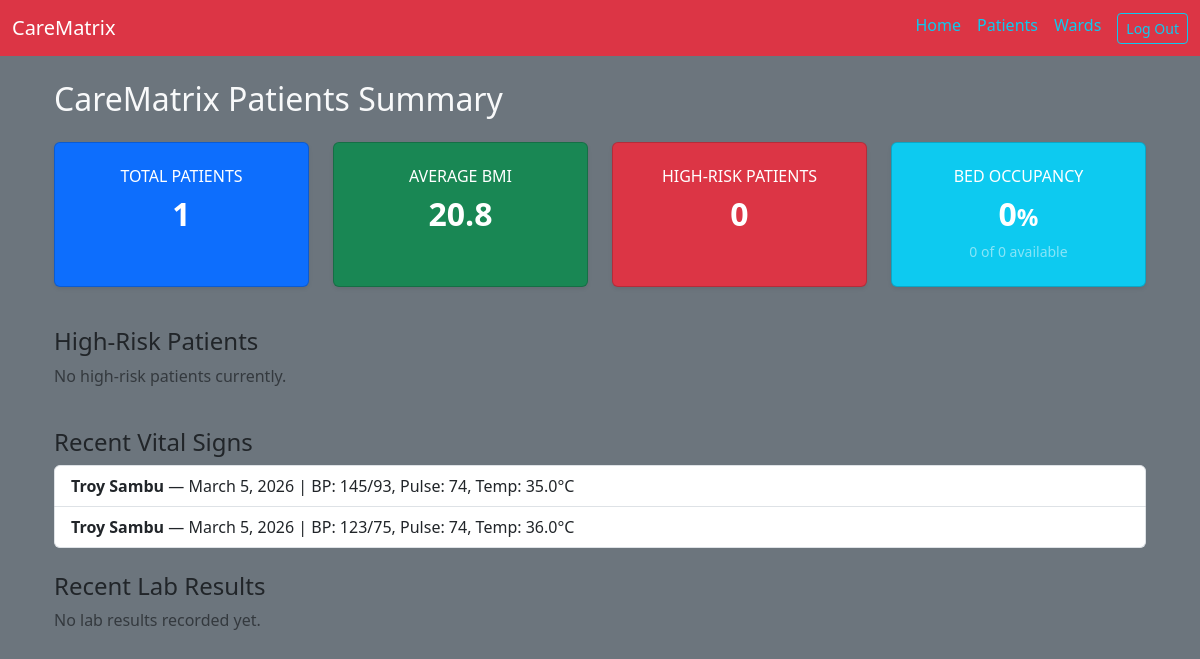
The app's page /dashboard/ (signed in), older data.
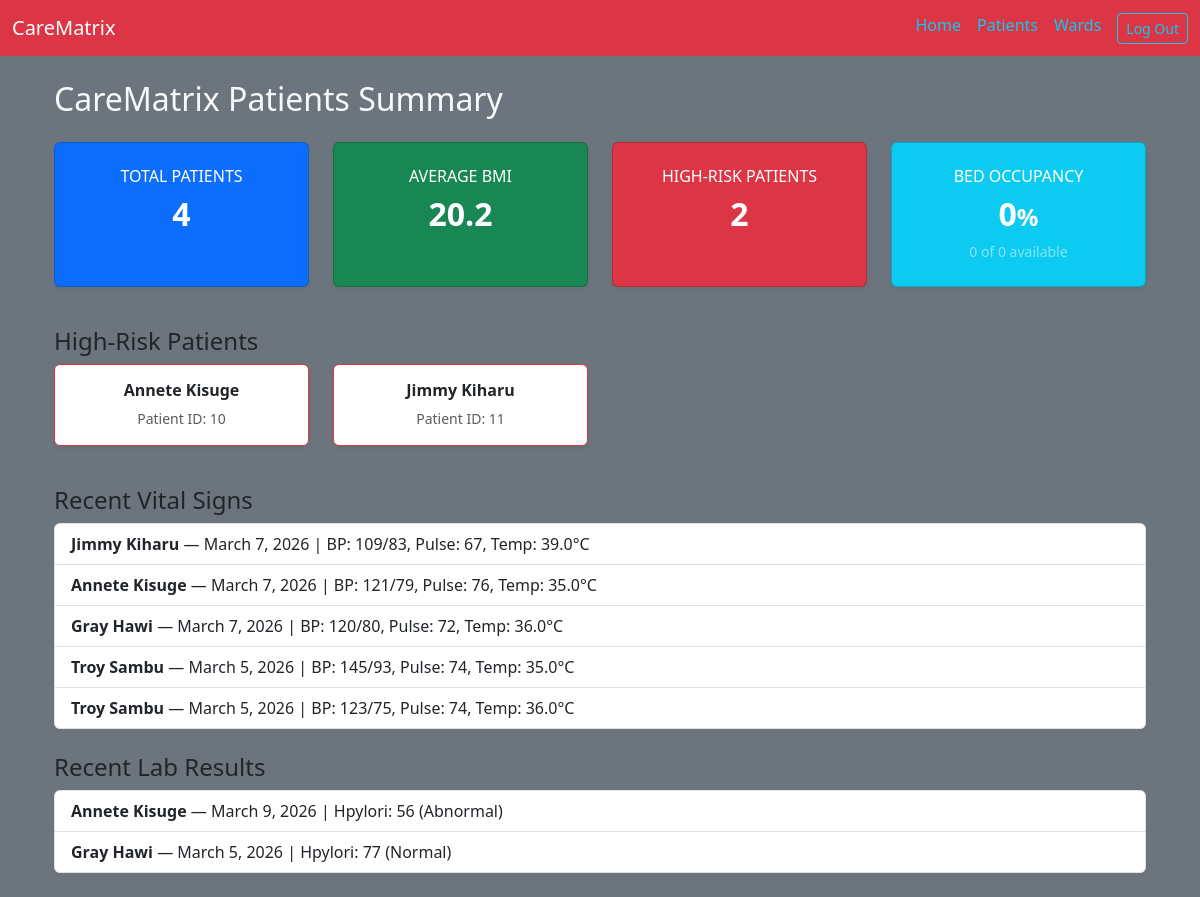
The same page, newer data.
### patients/models.py (models this page shows, shortened)
class VitalSign(models.Model):
    patient = models.ForeignKey(Patient, related_name='vitals', on_delete=models.CASCADE)
    weight = models.FloatField()
    height = models.FloatField()
    blood_pressure_systolic = models.IntegerField()
    blood_pressure_diastolic = models.IntegerField()
    pulse = models.IntegerField()
    temperature = models.FloatField()
    visit_date = models.DateField(default=date.today)
    @property
    def bmi(self):
        if self.height > 0:
            return round(self.weight / (self.height ** 2), 1)
        return 0
    @property
    def high_risk_reasons(self):
        reasons = []
        if self.blood_pressure_systolic >= 140 or self.blood_pressure_diastolic >= 90:
            reasons.append("High Blood Pressure")
        if self.bmi >= 25:
            reasons.append("High BMI")
        if self.pulse >= 120:
            reasons.append("High Pulse")
        if self.temperature >= 38:
            reasons.append("High Temperature")
        return reasons

class Patient(models.Model):
    first_name = models.CharField(max_length=50)
    last_name = models.CharField(max_length=50)
    date_of_birth = models.DateField()
    gender = models.CharField(max_length=10)
    phone = models.CharField(max_length=15)
    address = models.TextField(blank=True)
    doctor = models.CharField(blank=True, null=True, max_length=100)
    is_high_risk = models.BooleanField(default=False)
    current_bed = models.OneToOneField(Bed, null=True, blank=True, on_delete=models.SET_NULL, related_name='occupant')

class LabResult(models.Model):
    STATUS_CHOICES = (
        ('Normal', 'Normal'),
        ('Abnormal', 'Abnormal'),
    )
    patient = models.ForeignKey(Patient, related_name='labs', on_delete=models.CASCADE)
    test_name = models.CharField(max_length=100)
    result_value = models.CharField(max_length=100)
    status = models.CharField(max_length=10, choices=STATUS_CHOICES)
    notes = models.TextField(blank=True)
    test_date = models.DateField(default=date.today)

### dashboard/views.py (the view)
# urls.py: path('', views.dashboard_home, name='dashboard_home'),  # Correct view function name
@login_required
def dashboard_home(request):
    patients_count = Patient.objects.count()
    vitals = VitalSign.objects.all()
    bmi_values = [v.bmi for v in vitals if v.height > 0]
    avg_bmi = round(sum(bmi_values)/len(bmi_values), 1) if bmi_values else 0
    high_risk_patients = []
    for patient in Patient.objects.all():
        reasons = set()
        latest_vital = patient.vitals.order_by('-visit_date').first()
        if latest_vital:
            for reason in latest_vital.high_risk_reasons:
                reasons.add(reason)
        abnormal_labs = patient.labs.filter(status='Abnormal')
        if abnormal_labs.exists():
            reasons.add("Abnormal Lab Result")
        if reasons:
            patient.high_risk_reasons = list(reasons)
            high_risk_patients.append(patient)
    recent_vitals = VitalSign.objects.order_by('-visit_date', '-id')[:5]
    recent_labs = LabResult.objects.order_by('-test_date', '-id')[:5]
    from patients.models import Bed
    total_beds = Bed.objects.count()
    occupied_beds = Bed.objects.filter(is_occupied=True).count()
    available_beds = total_beds - occupied_beds
    occupancy_rate = round((occupied_beds / total_beds * 100) if total_beds > 0 else 0)
    context = {
        'patients_count': patients_count,
        'avg_bmi': avg_bmi,
        'high_risk_patients': high_risk_patients,
        'recent_vitals': recent_vitals,
        'recent_labs': recent_labs,
        'total_beds': total_beds,
        'occupied_beds': occupied_beds,
        'available_beds': available_beds,
        'occupancy_rate': occupancy_rate,
    }
    return render(request, 'dashboard/home.html', context)

### dashboard/templates/dashboard/home.html
{% extends "base.html" %}
{% block content %}
<div class="container mt-4">
  <h2 class="mb-4 text-light">CareMatrix Patients Summary</h2>
  <div class="row mb-4">
    <div class="col-md-3 mb-3">
      <div class="card shadow-sm text-white bg-primary p-4 text-center h-100">
        <h6 class="text-uppercase">Total Patients</h6>
        <h2 class="fw-bold">{{ patients_count }}</h2>
      </div>
    </div>
    <div class="col-md-3 mb-3">
      <div class="card shadow-sm text-white bg-success p-4 text-center h-100">
        <h6 class="text-uppercase">Average BMI</h6>
        <h2 class="fw-bold">{{ avg_bmi }}</h2>
      </div>
    </div>
    <div class="col-md-3 mb-3">
      <div class="card shadow-sm text-white bg-danger p-4 text-center h-100">
        <h6 class="text-uppercase">High-Risk Patients</h6>
        <h2 class="fw-bold">{{ high_risk_patients|length }}</h2>
      </div>
    </div>
    <div class="col-md-3 mb-3">
      <div class="card shadow-sm text-white bg-info p-4 text-center h-100">
        <h6 class="text-uppercase">Bed Occupancy</h6>
        <h2 class="fw-bold">{{ occupancy_rate }}<small class="fs-4">%</small></h2>
        <small class="text-white-50">{{ available_beds }} of {{ total_beds }} available</small>
      </div>
    </div>
  </div>
  <div class="mb-4">
    <h4>High-Risk Patients</h4>
    <div class="row">
      {% for patient in high_risk_patients %}
        <div class="col-md-3 mb-3">
          <div class="card shadow-sm border-danger text-center p-3">
            <h6 class="fw-bold">{{ patient.first_name }} {{ patient.last_name }}</h6>
            <small class="text-muted">Patient ID: {{ patient.id }}</small>
          </div>
        </div>
      {% empty %}
        <div class="col-12">
          <p class="text-muted">No high-risk patients currently.</p>
        </div>
      {% endfor %}
    </div>
  </div>
  <div class="mb-4">
    <h4>Recent Vital Signs</h4>
    {% if recent_vitals %}
      <ul class="list-group">
        {% for vital in recent_vitals %}
          <li class="list-group-item">
            <strong>{{ vital.patient.first_name }} {{ vital.patient.last_name }}</strong> —
            {{ vital.visit_date }} | BP: {{ vital.blood_pressure_systolic }}/{{ vital.blood_pressure_diastolic }},
            Pulse: {{ vital.pulse }}, Temp: {{ vital.temperature }}°C
          </li>
        {% endfor %}
      </ul>
    {% else %}
      <p class="text-muted">No vital signs recorded yet.</p>
    {% endif %}
  </div>
  <div class="mb-4">
    <h4>Recent Lab Results</h4>
    {% if recent_labs %}
      <ul class="list-group">
        {% for lab in recent_labs %}
          <li class="list-group-item">
            <strong>{{ lab.patient.first_name }} {{ lab.patient.last_name }}</strong> —
            {{ lab.test_date }} | {{ lab.test_name }}: {{ lab.result_value }} ({{ lab.status }})
          </li>
        {% endfor %}
      </ul>
    {% else %}
      <p class="text-muted">No lab results recorded yet.</p>
    {% endif %}
  </div>
</div>
{% endblock %}

Row changes from the older to the newer data that the page shows:
added Patient: first_name "Annete", last_name "Kisuge", id "10"
added Patient: first_name "Jimmy", last_name "Kiharu", id "11"
added VitalSign: patient.first_name "Jimmy", patient.last_name "Kiharu", visit_date "March 7, 2026", blood_pressure_systolic "109", blood_pressure_diastolic "83", pulse "67", temperature "39.0"
added VitalSign: patient.first_name "Annete", patient.last_name "Kisuge", visit_date "March 7, 2026", blood_pressure_systolic "121", blood_pressure_diastolic "79", pulse "76", temperature "35.0"
added VitalSign: patient.first_name "Gray", patient.last_name "Hawi", visit_date "March 7, 2026", blood_pressure_systolic "120", blood_pressure_diastolic "80", pulse "72", temperature "36.0"
added LabResult: patient.first_name "Annete", patient.last_name "Kisuge", test_date "March 9, 2026", test_name "Hpylori", result_value "56", status "Abnormal"
added LabResult: patient.first_name "Gray", patient.last_name "Hawi", test_date "March 5, 2026", test_name "Hpylori", result_value "77", status "Normal"
Text that changed along with them:
{{ patients_count }}: "1" → "4"
{{ avg_bmi }}: "20.8" → "20.2"
{{ high_risk_patients|length }}: "0" → "2"
text no longer shown: "No high-risk patients currently. No lab results recorded yet."
